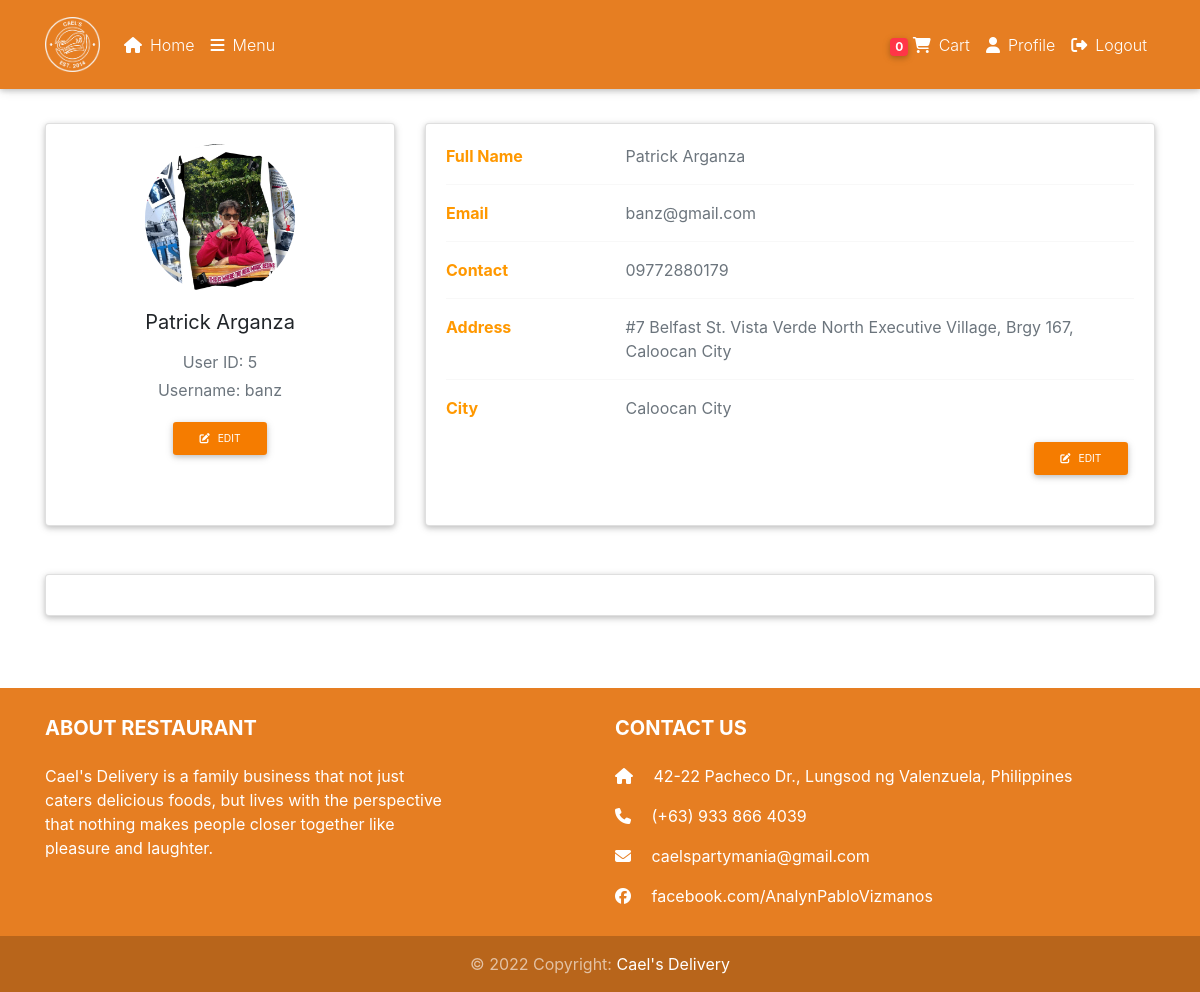
The page /users/profile/5 (signed in) on the database its author committed.
### tables this page shows
CREATE TABLE `users` (
  `user_id` int(11) NOT NULL,
  `user_first_name` varchar(255) NOT NULL,
  `user_last_name` varchar(255) NOT NULL,
  `user_email` varchar(255) NOT NULL,
  `user_contact` varchar(255) DEFAULT NULL,
  `user_address` text DEFAULT NULL,
  `user_city` varchar(255) DEFAULT NULL,
  `user_username` varchar(255) NOT NULL,
  `user_password` varchar(255) NOT NULL,
  `user_role` varchar(255) NOT NULL DEFAULT 'user',
  `user_image` text NOT NULL DEFAULT 'default_avatar.png',
  `created_at` datetime NOT NULL DEFAULT current_timestamp()
);

### app/libraries/Core.php (called while the page is built, shortened)
<?php
class Core
{
  protected $currentMethod = 'index';
  public function __construct()
  {
    $url = $this->getUrl();
    if (isset($url[0])) {
      if (file_exists('../app/controllers/' . ucwords($url[0]) . '.php')) {
        unset($url[0]);
      }
    }
    $this->currentController = new $this->currentController;
    if (isset($url[1])) {
      if (method_exists($this->currentController, $url[1])) {
        $this->currentMethod = $url[1];
        unset($url[1]);
      }
    }
    $this->params = $url ? array_values($url) : [];
    call_user_func_array([$this->currentController, $this->currentMethod], $this->params);
  }
  public function getUrl()
  {
    if (isset($_GET['url'])) {
      $url = rtrim($_GET['url'], '/');
      $url = filter_var($url, FILTER_SANITIZE_URL);
      $url = explode('/', $url);
      return $url;
    }
  }
}

### public/index.php (called while the page is built, shortened)
<?php
$init = new Core;

### app/libraries/Database.php (called while the page is built, shortened)
<?php
class Database
{
	private $host = DB_HOST;
	private $user = DB_USER;
	private $pass = DB_PASS;
	private $dbname = DB_NAME;
	private $dbh;
	private $stmt;
	public function __construct()
	{
		$dsn = 'mysql:host=' . $this->host . ';dbname=' . $this->dbname;
		$options = array(
			PDO::ATTR_PERSISTENT => true,
			PDO::ATTR_ERRMODE => PDO::ERRMODE_EXCEPTION
		);
		try {
			$this->dbh = new PDO($dsn, $this->user, $this->pass, $options);
		}
		catch (PDOException $e) {
			$this->error = $e->getMessage();
		}
	}
	public function query($query)
	{
		$this->stmt = $this->dbh->prepare($query);
	}
	public function bind($param, $value, $type = null)
	{
		if (is_null($type)) {
			switch (true) {
				default:
					$type = PDO::PARAM_STR;
			}
		}
		$this->stmt->bindValue($param, $value, $type);
	}
	public function execute()
	{
		return $this->stmt->execute();
	}
	public function single()
	{
		$this->execute();
		return $this->stmt->fetch(PDO::FETCH_OBJ);
	}
}

### app/models/User.php (called while the page is built, shortened)
<?php
class User
{
  private $db;
  public function __construct()
  {
    $this->db = new Database;
  }
  public function getUserByID($id)
  {
    $this->db->query('SELECT * FROM users WHERE user_id = :id');
    $this->db->bind(':id', $id);
    $row = $this->db->single();
    return $row;
  }
}

### app/views/users/profile.php (the view, shortened to what this page needs)
<?php require APPROOT . '/views/inc/header.php'; ?>
<?php require APPROOT . '/views/inc/navbar.php'; ?>
<main>
  <div class="container py-5">
    <div class="row mb-md-5">
      <div class="col-lg-4">
        <div class="card h-100 mb-4">
          <div class="card-body text-center">
            <img src="<?php echo URLROOT; ?>/img/<?php echo $data['users']->user_image; ?>" alt="avatar" class="rounded-circle img-fluid" style="width: 150px;">
            <h5 class="my-3"><?php echo $data['users']->user_first_name;  ?>&nbsp;<?php echo  $data['users']->user_last_name; ?></h5>
            <p class="text-muted mb-1">User ID: <?php echo $data['users']->user_id; ?></p>
            <p class="text-muted mb-1">Username: <?php echo $data['users']->user_username; ?></p>
            <a href="<?php echo URLROOT; ?>/users/avatar/<?php echo $data['users']->user_id; ?>" class="btn btn-orange btn-sm mt-3" role="button">
              <i class="fa-solid fa-pen-to-square mr-2"></i>Edit
            </a>
          </div>
        </div>
      </div>
      <div class="col-lg-8">
        <div class="card h-100 mb-4">
          <div class="card-body">
            <div class="row">
              <div class="col-sm-3">
                <p class="mb-0 orange-text font-weight-bold">Full Name</p>
              </div>
              <div class="col-sm-9">
                <p class="text-muted mb-0"><?php echo $data['users']->user_first_name;  ?>&nbsp;<?php echo  $data['users']->user_last_name; ?></p>
              </div>
            </div>
            <hr>
            <div class="row">
              <div class="col-sm-3">
                <p class="mb-0 orange-text font-weight-bold">Email</p>
              </div>
              <div class="col-sm-9">
                <p class="text-muted mb-0"><?php echo $data['users']->user_email; ?></p>
              </div>
            </div>
            <hr>
            <div class="row">
              <div class="col-sm-3">
                <p class="mb-0 orange-text font-weight-bold">Contact</p>
              </div>
              <div class="col-sm-9">
                <p class="text-muted mb-0"><?php echo $data['users']->user_contact; ?></p>
              </div>
            </div>
            <hr>
            <div class="row">
              <div class="col-sm-3">
                <p class="mb-0 orange-text font-weight-bold">Address</p>
              </div>
              <div class="col-sm-9">
                <p class="text-muted mb-0"><?php echo $data['users']->user_address; ?></p>
              </div>
            </div>
            <hr>
            <div class="row mb-3">
              <div class="col-sm-3">
                <p class="mb-0 orange-text font-weight-bold">City</p>
              </div>
              <div class="col-sm-9">
                <p class="text-muted mb-0"><?php echo $data['users']->user_city; ?></p>
              </div>
            </div>
            <a href="<?php echo URLROOT; ?>/users/edit/<?php echo $data['users']->user_id; ?>" class="btn btn-orange btn-sm float-right" role="button">
              <i class="fa-solid fa-pen-to-square mr-2 text-white"></i>Edit
            </a>
          </div>
        </div>
      </div>
    </div>
    <div class="row">
      <div class="col">
        <div class="card mb-4">
          <div class="card-body">
          </div>
        </div>
      </div>
    </div>
  </div>
</main>
<?php require APPROOT . '/views/inc/footer.php'; ?>

### public/frontend/css/style.css (style rules this page uses)
html, body, header, .view.jarallax { height: 100%; min-height: 100%; }
body { padding-top: 75px; }

### rows shown on the page
users: user_image (picture), user_first_name "Patrick", user_last_name "Arganza", user_id "5", user_username "banz", user_email "banz@gmail.com", user_contact "09772880179", user_address "#7 Belfast St. Vista Verde North Executive Village, Brgy 167, Caloocan City", user_city "Caloocan City"

### other values the page prints
$_SESSION['user_cart'] "0"
